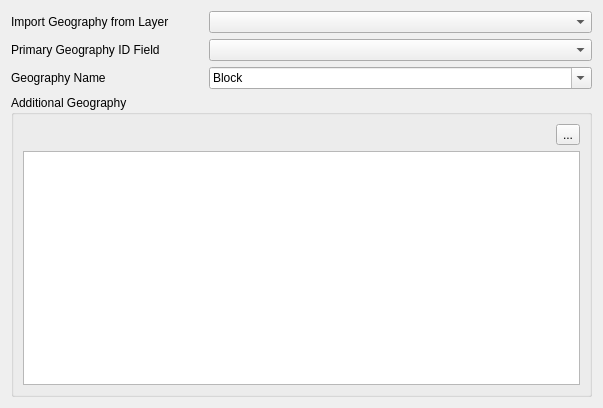
<?xml version="1.0" encoding="UTF-8"?>
<ui version="4.0">
    <class>wzpAddlGeography</class>
    <widget class="QWizardPage" name="wzpAddlGeography">
        <property name="geometry">
            <rect>
                <x>0</x>
                <y>0</y>
                <width>603</width>
                <height>408</height>
            </rect>
        </property>
        <property name="windowTitle">
            <string>Geography</string>
        </property>
        <property name="title">
            <string>Geography</string>
        </property>
        <property name="subTitle">
            <string>Define units of geography from which the districting plan will be built</string>
        </property>
        <layout class="QGridLayout" name="gridLayout">
            <item row="2" column="1" colspan="2">
                <widget class="QComboBox" name="cmbGeoCaption">
                    <property name="editable">
                        <bool>true</bool>
                    </property>
                    <property name="insertPolicy">
                        <enum>QComboBox::InsertAlphabetically</enum>
                    </property>
                    <item>
                        <property name="text">
                            <string>Block</string>
                        </property>
                    </item>
                    <item>
                        <property name="text">
                            <string>Block Group</string>
                        </property>
                    </item>
                    <item>
                        <property name="text">
                            <string>Tract</string>
                        </property>
                    </item>
                    <item>
                        <property name="text">
                            <string>Precinct/VTD</string>
                        </property>
                    </item>
                    <item>
                        <property name="text">
                            <string>County/Parish</string>
                        </property>
                    </item>
                </widget>
            </item>
            <item row="3" column="0" colspan="3">
                <widget class="QGroupBox" name="groupBox">
                    <property name="toolTip">
                        <string>Add additional levels of geography from which districts can be built</string>
                    </property>
                    <property name="title">
                        <string>Additional Geography</string>
                    </property>
                    <property name="flat">
                        <bool>false</bool>
                    </property>
                    <layout class="QGridLayout" name="gridLayout_2">
                        <item row="0" column="0">
                            <widget class="QgsFieldExpressionWidget" name="cmbAddlGeoField" />
                        </item>
                        <item row="0" column="1">
                            <widget class="QToolButton" name="btnAddAddlGeoField">
                                <property name="text">
                                    <string>...</string>
                                </property>
                            </widget>
                        </item>
                        <item row="1" column="0" colspan="2">
                            <widget class="RdsFieldTableView" name="tblAddlGeography">
                                <property name="alternatingRowColors">
                                    <bool>true</bool>
                                </property>
                                <property name="selectionMode">
                                    <enum>QAbstractItemView::SingleSelection</enum>
                                </property>
                                <property name="selectionBehavior">
                                    <enum>QAbstractItemView::SelectRows</enum>
                                </property>
                                <attribute name="horizontalHeaderStretchLastSection">
                                    <bool>true</bool>
                                </attribute>
                            </widget>
                        </item>
                    </layout>
                </widget>
            </item>
            <item row="0" column="0">
                <widget class="QLabel" name="lblGeoLayer">
                    <property name="text">
                        <string>Import Geography from Layer</string>
                    </property>
                    <property name="buddy">
                        <cstring>cmbSourceLayer</cstring>
                    </property>
                </widget>
            </item>
            <item row="0" column="1" colspan="2">
                <widget class="RdsMapLayerComboBox" name="cmbSourceLayer">
                    <property name="sizePolicy">
                        <sizepolicy hsizetype="Expanding" vsizetype="Fixed">
                            <horstretch>0</horstretch>
                            <verstretch>0</verstretch>
                        </sizepolicy>
                    </property>
                    <property name="toolTip">
                        <string>Select layer from which geography will be imported (e.g., census blocks, vtds)</string>
                    </property>
                </widget>
            </item>
            <item row="2" column="0">
                <widget class="QLabel" name="lblGeoCaption">
                    <property name="text">
                        <string>Geography Name</string>
                    </property>
                </widget>
            </item>
            <item row="1" column="0">
                <widget class="QLabel" name="lblGeoIDField">
                    <property name="text">
                        <string>Primary Geography ID Field</string>
                    </property>
                    <property name="buddy">
                        <cstring>cmbGeoIDField</cstring>
                    </property>
                </widget>
            </item>
            <item row="1" column="1" colspan="2">
                <widget class="RdsFieldComboBox" name="cmbGeoIDField">
                    <property name="sizePolicy">
                        <sizepolicy hsizetype="Expanding" vsizetype="Fixed">
                            <horstretch>0</horstretch>
                            <verstretch>0</verstretch>
                        </sizepolicy>
                    </property>
                    <property name="toolTip">
                        <string>Field containing unique identifier for smallest unit of geography</string>
                    </property>
                </widget>
            </item>
        </layout>
    </widget>
    <customwidgets>
        <customwidget>
            <class>QgsFieldComboBox</class>
            <extends>QComboBox</extends>
            <header>qgsfieldcombobox.h</header>
        </customwidget>
        <customwidget>
            <class>QgsFieldExpressionWidget</class>
            <extends>QWidget</extends>
            <header>qgsfieldexpressionwidget.h</header>
        </customwidget>
        <customwidget>
            <class>QgsMapLayerComboBox</class>
            <extends>QComboBox</extends>
            <header>qgsmaplayercombobox.h</header>
        </customwidget>
        <customwidget>
            <class>RdsMapLayerComboBox</class>
            <extends>QgsMapLayerComboBox</extends>
            <header>.RedistrictingWidgets</header>
        </customwidget>
        <customwidget>
            <class>RdsFieldComboBox</class>
            <extends>QgsFieldComboBox</extends>
            <header>.RedistrictingWidgets</header>
        </customwidget>
        <customwidget>
            <class>RdsFieldTableView</class>
            <extends>QTableView</extends>
            <header>.RedistrictingWidgets</header>
        </customwidget>
    </customwidgets>
    <resources />
    <connections>
        <connection>
            <sender>cmbSourceLayer</sender>
            <signal>layerChanged(QgsMapLayer*)</signal>
            <receiver>cmbGeoIDField</receiver>
            <slot>setLayer(QgsMapLayer*)</slot>
            <hints>
                <hint type="sourcelabel">
                    <x>324</x>
                    <y>25</y>
                </hint>
                <hint type="destinationlabel">
                    <x>324</x>
                    <y>93</y>
                </hint>
            </hints>
        </connection>
        <connection>
            <sender>cmbSourceLayer</sender>
            <signal>layerChanged(QgsMapLayer*)</signal>
            <receiver>cmbAddlGeoField</receiver>
            <slot>setLayer(QgsMapLayer*)</slot>
            <hints>
                <hint type="sourcelabel">
                    <x>324</x>
                    <y>25</y>
                </hint>
                <hint type="destinationlabel">
                    <x>225</x>
                    <y>155</y>
                </hint>
            </hints>
        </connection>
    </connections>
</ui>
